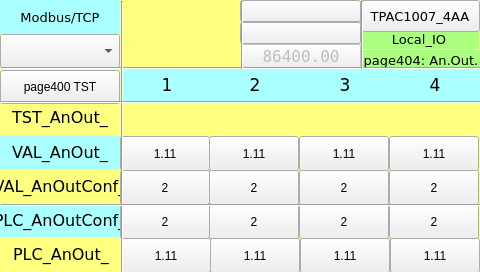
<?xml version="1.0" encoding="UTF-8"?>
<ui version="4.0">
 <class>page404</class>
 <widget class="QWidget" name="page404">
  <property name="geometry">
   <rect>
    <x>0</x>
    <y>0</y>
    <width>480</width>
    <height>272</height>
   </rect>
  </property>
  <property name="minimumSize">
   <size>
    <width>480</width>
    <height>272</height>
   </size>
  </property>
  <property name="maximumSize">
   <size>
    <width>480</width>
    <height>272</height>
   </size>
  </property>
  <property name="windowTitle">
   <string>page404</string>
  </property>
  <property name="styleSheet">
   <string notr="true">QWidget#page404
{
background-color: rgb(255, 255, 127);
}</string>
  </property>
  <widget class="QLabel" name="label_Page">
   <property name="geometry">
    <rect>
     <x>361</x>
     <y>50</y>
     <width>120</width>
     <height>20</height>
    </rect>
   </property>
   <property name="font">
    <font>
     <family>DejaVu Sans</family>
     <pointsize>10</pointsize>
    </font>
   </property>
   <property name="styleSheet">
    <string notr="true">background-color: rgb(170, 255, 127);</string>
   </property>
   <property name="text">
    <string>page404: An.Out.</string>
   </property>
   <property name="alignment">
    <set>Qt::AlignCenter</set>
   </property>
  </widget>
  <widget class="QLabel" name="label_18">
   <property name="geometry">
    <rect>
     <x>359</x>
     <y>29</y>
     <width>120</width>
     <height>20</height>
    </rect>
   </property>
   <property name="font">
    <font>
     <family>DejaVu Sans</family>
     <pointsize>10</pointsize>
    </font>
   </property>
   <property name="styleSheet">
    <string notr="true">background-color: rgb(170, 255, 127);</string>
   </property>
   <property name="text">
    <string>Local_IO</string>
   </property>
   <property name="alignment">
    <set>Qt::AlignCenter</set>
   </property>
  </widget>
  <widget class="Line" name="line_vt_2">
   <property name="geometry">
    <rect>
     <x>241</x>
     <y>1</y>
     <width>3</width>
     <height>68</height>
    </rect>
   </property>
   <property name="orientation">
    <enum>Qt::Vertical</enum>
   </property>
  </widget>
  <widget class="Line" name="line_hr_2">
   <property name="geometry">
    <rect>
     <x>1</x>
     <y>101</y>
     <width>481</width>
     <height>3</height>
    </rect>
   </property>
   <property name="orientation">
    <enum>Qt::Horizontal</enum>
   </property>
  </widget>
  <widget class="Line" name="line_hr_3">
   <property name="geometry">
    <rect>
     <x>1</x>
     <y>204</y>
     <width>481</width>
     <height>3</height>
    </rect>
   </property>
   <property name="orientation">
    <enum>Qt::Horizontal</enum>
   </property>
  </widget>
  <widget class="Line" name="line_hr_1">
   <property name="geometry">
    <rect>
     <x>1</x>
     <y>67</y>
     <width>481</width>
     <height>3</height>
    </rect>
   </property>
   <property name="orientation">
    <enum>Qt::Horizontal</enum>
   </property>
  </widget>
  <widget class="Line" name="line_vt_4">
   <property name="geometry">
    <rect>
     <x>361</x>
     <y>1</y>
     <width>3</width>
     <height>68</height>
    </rect>
   </property>
   <property name="orientation">
    <enum>Qt::Vertical</enum>
   </property>
  </widget>
  <widget class="ATCMdate" name="atcmDate">
   <property name="geometry">
    <rect>
     <x>240</x>
     <y>0</y>
     <width>121</width>
     <height>22</height>
    </rect>
   </property>
   <property name="font">
    <font>
     <family>DejaVu Sans Mono</family>
    </font>
   </property>
   <property name="toolTip">
    <string>ATCM QDate</string>
   </property>
   <property name="whatsThis">
    <string>ATCMdate widget</string>
   </property>
   <property name="bgColor">
    <color>
     <red>170</red>
     <green>255</green>
     <blue>127</blue>
    </color>
   </property>
   <property name="borderWidth">
    <number>0</number>
   </property>
   <property name="borderRadius">
    <number>0</number>
   </property>
   <property name="format">
    <enum>ATCMdate::YYYY_MM_DD</enum>
   </property>
  </widget>
  <widget class="ATCMbutton" name="atcmButton_5">
   <property name="geometry">
    <rect>
     <x>360</x>
     <y>0</y>
     <width>120</width>
     <height>32</height>
    </rect>
   </property>
   <property name="font">
    <font>
     <family>DejaVu Sans</family>
     <pointsize>10</pointsize>
     <weight>50</weight>
     <bold>false</bold>
    </font>
   </property>
   <property name="toolTip">
    <string/>
   </property>
   <property name="whatsThis">
    <string>ATCMbutton widget</string>
   </property>
   <property name="pageName">
    <string>menu</string>
   </property>
   <property name="statusvar">
    <string/>
   </property>
   <property name="viewStatus">
    <bool>false</bool>
   </property>
   <property name="refresh">
    <number>200</number>
   </property>
   <property name="visibilityVar">
    <string/>
   </property>
   <property name="bgColor">
    <color>
     <red>85</red>
     <green>255</green>
     <blue>255</blue>
    </color>
   </property>
   <property name="borderColor">
    <color>
     <red>220</red>
     <green>220</green>
     <blue>220</blue>
    </color>
   </property>
   <property name="text">
    <string>TPAC1007_4AA</string>
   </property>
   <property name="pressText">
    <string>TPAC1007_4AA</string>
   </property>
   <property name="borderWidth">
    <number>2</number>
   </property>
   <property name="borderRadius">
    <number>0</number>
   </property>
   <property name="apparence">
    <enum>QFrame::Raised</enum>
   </property>
  </widget>
  <widget class="Line" name="line_vt_1">
   <property name="geometry">
    <rect>
     <x>121</x>
     <y>1</y>
     <width>3</width>
     <height>272</height>
    </rect>
   </property>
   <property name="orientation">
    <enum>Qt::Vertical</enum>
   </property>
  </widget>
  <widget class="ATCMtime" name="atcmTime_2">
   <property name="geometry">
    <rect>
     <x>240</x>
     <y>22</y>
     <width>121</width>
     <height>22</height>
    </rect>
   </property>
   <property name="font">
    <font>
     <family>DejaVu Sans Mono</family>
    </font>
   </property>
   <property name="toolTip">
    <string>ATCM QTime</string>
   </property>
   <property name="whatsThis">
    <string>ATCMtime widget</string>
   </property>
   <property name="bgColor">
    <color>
     <red>170</red>
     <green>255</green>
     <blue>127</blue>
    </color>
   </property>
   <property name="borderWidth">
    <number>0</number>
   </property>
   <property name="borderRadius">
    <number>0</number>
   </property>
  </widget>
  <widget class="ATCMlabel" name="atcmLabelAnInConf_5">
   <property name="geometry">
    <rect>
     <x>120</x>
     <y>204</y>
     <width>90</width>
     <height>35</height>
    </rect>
   </property>
   <property name="text">
    <string>2</string>
   </property>
   <property name="toolTip">
    <string>PLC_AnOutConf_1</string>
   </property>
   <property name="whatsThis">
    <string>ATCMlabel widget</string>
   </property>
   <property name="variable">
    <string>PLC_AnOutConf_1</string>
   </property>
   <property name="refresh">
    <number>500</number>
   </property>
   <property name="max">
    <string>0</string>
   </property>
   <property name="min">
    <string>0</string>
   </property>
   <property name="viewStatus">
    <bool>false</bool>
   </property>
   <property name="visibilityVar">
    <string>TST_AnOut_1</string>
   </property>
   <property name="bgColor">
    <color>
     <red>170</red>
     <green>255</green>
     <blue>255</blue>
    </color>
   </property>
   <property name="fontColor">
    <color>
     <red>0</red>
     <green>0</green>
     <blue>0</blue>
    </color>
   </property>
   <property name="borderWidth">
    <number>1</number>
   </property>
   <property name="borderRadius">
    <number>0</number>
   </property>
  </widget>
  <widget class="ATCMlabel" name="atcmLabelAnInConf_2">
   <property name="geometry">
    <rect>
     <x>209</x>
     <y>170</y>
     <width>90</width>
     <height>35</height>
    </rect>
   </property>
   <property name="text">
    <string>2</string>
   </property>
   <property name="toolTip">
    <string>VAL_AnOutConf_2</string>
   </property>
   <property name="whatsThis">
    <string>ATCMlabel widget</string>
   </property>
   <property name="variable">
    <string>VAL_AnOutConf_2</string>
   </property>
   <property name="refresh">
    <number>500</number>
   </property>
   <property name="max">
    <string>0</string>
   </property>
   <property name="min">
    <string>0</string>
   </property>
   <property name="viewStatus">
    <bool>false</bool>
   </property>
   <property name="visibilityVar">
    <string>TST_AnOut_2</string>
   </property>
   <property name="bgColor">
    <color>
     <red>255</red>
     <green>255</green>
     <blue>127</blue>
    </color>
   </property>
   <property name="fontColor">
    <color>
     <red>0</red>
     <green>0</green>
     <blue>0</blue>
    </color>
   </property>
   <property name="borderWidth">
    <number>1</number>
   </property>
   <property name="borderRadius">
    <number>0</number>
   </property>
  </widget>
  <widget class="ATCMlabel" name="atcmLabelAnInConf_1">
   <property name="geometry">
    <rect>
     <x>120</x>
     <y>170</y>
     <width>90</width>
     <height>35</height>
    </rect>
   </property>
   <property name="text">
    <string>2</string>
   </property>
   <property name="toolTip">
    <string>VAL_AnOutConf_1</string>
   </property>
   <property name="whatsThis">
    <string>ATCMlabel widget</string>
   </property>
   <property name="variable">
    <string>VAL_AnOutConf_1</string>
   </property>
   <property name="refresh">
    <number>500</number>
   </property>
   <property name="max">
    <string>0</string>
   </property>
   <property name="min">
    <string>0</string>
   </property>
   <property name="viewStatus">
    <bool>false</bool>
   </property>
   <property name="visibilityVar">
    <string>TST_AnOut_1</string>
   </property>
   <property name="bgColor">
    <color>
     <red>255</red>
     <green>255</green>
     <blue>127</blue>
    </color>
   </property>
   <property name="fontColor">
    <color>
     <red>0</red>
     <green>0</green>
     <blue>0</blue>
    </color>
   </property>
   <property name="borderWidth">
    <number>1</number>
   </property>
   <property name="borderRadius">
    <number>0</number>
   </property>
  </widget>
  <widget class="QLabel" name="label_PLC_AnIn_17">
   <property name="geometry">
    <rect>
     <x>0</x>
     <y>170</y>
     <width>120</width>
     <height>33</height>
    </rect>
   </property>
   <property name="font">
    <font>
     <family>DejaVu Sans</family>
     <pointsize>12</pointsize>
    </font>
   </property>
   <property name="styleSheet">
    <string notr="true">background-color: rgb(255, 255, 127);</string>
   </property>
   <property name="text">
    <string>VAL_AnOutConf_</string>
   </property>
   <property name="alignment">
    <set>Qt::AlignCenter</set>
   </property>
  </widget>
  <widget class="QLabel" name="label_PLC_AnIn_13">
   <property name="geometry">
    <rect>
     <x>0</x>
     <y>101</y>
     <width>120</width>
     <height>33</height>
    </rect>
   </property>
   <property name="font">
    <font>
     <family>DejaVu Sans</family>
     <pointsize>12</pointsize>
    </font>
   </property>
   <property name="styleSheet">
    <string notr="true">background-color: rgb(255, 255, 127);</string>
   </property>
   <property name="text">
    <string>TST_AnOut_</string>
   </property>
   <property name="alignment">
    <set>Qt::AlignCenter</set>
   </property>
  </widget>
  <widget class="ATCMlabel" name="atcmLabelAnIn_5">
   <property name="geometry">
    <rect>
     <x>210</x>
     <y>238</y>
     <width>90</width>
     <height>35</height>
    </rect>
   </property>
   <property name="text">
    <string>1.11</string>
   </property>
   <property name="toolTip">
    <string>PLC_AnOut_2</string>
   </property>
   <property name="whatsThis">
    <string>ATCMlabel widget</string>
   </property>
   <property name="variable">
    <string>PLC_AnOut_2</string>
   </property>
   <property name="refresh">
    <number>500</number>
   </property>
   <property name="max">
    <string>0</string>
   </property>
   <property name="min">
    <string>0</string>
   </property>
   <property name="viewStatus">
    <bool>false</bool>
   </property>
   <property name="visibilityVar">
    <string>TST_AnOut_2</string>
   </property>
   <property name="bgColor">
    <color>
     <red>255</red>
     <green>255</green>
     <blue>127</blue>
    </color>
   </property>
   <property name="fontColor">
    <color>
     <red>0</red>
     <green>0</green>
     <blue>0</blue>
    </color>
   </property>
   <property name="borderWidth">
    <number>1</number>
   </property>
   <property name="borderRadius">
    <number>0</number>
   </property>
  </widget>
  <widget class="QLabel" name="label_PLC_AnIn_1">
   <property name="geometry">
    <rect>
     <x>122</x>
     <y>68</y>
     <width>90</width>
     <height>34</height>
    </rect>
   </property>
   <property name="font">
    <font>
     <family>DejaVu Sans</family>
     <pointsize>13</pointsize>
    </font>
   </property>
   <property name="styleSheet">
    <string notr="true">background-color: rgb(170, 255, 255);</string>
   </property>
   <property name="text">
    <string>1</string>
   </property>
   <property name="alignment">
    <set>Qt::AlignCenter</set>
   </property>
  </widget>
  <widget class="QLabel" name="label_PLC_AnIn_2">
   <property name="geometry">
    <rect>
     <x>210</x>
     <y>68</y>
     <width>90</width>
     <height>34</height>
    </rect>
   </property>
   <property name="font">
    <font>
     <family>DejaVu Sans</family>
     <pointsize>13</pointsize>
    </font>
   </property>
   <property name="styleSheet">
    <string notr="true">background-color: rgb(170, 255, 255);</string>
   </property>
   <property name="text">
    <string>2</string>
   </property>
   <property name="alignment">
    <set>Qt::AlignCenter</set>
   </property>
  </widget>
  <widget class="QLabel" name="label_PLC_AnIn_14">
   <property name="geometry">
    <rect>
     <x>0</x>
     <y>204</y>
     <width>120</width>
     <height>33</height>
    </rect>
   </property>
   <property name="font">
    <font>
     <family>DejaVu Sans</family>
     <pointsize>12</pointsize>
    </font>
   </property>
   <property name="styleSheet">
    <string notr="true">background-color: rgb(170, 255, 255);</string>
   </property>
   <property name="text">
    <string>PLC_AnOutConf_</string>
   </property>
   <property name="alignment">
    <set>Qt::AlignCenter</set>
   </property>
  </widget>
  <widget class="ATCMlabel" name="atcmLabelAnIn_6">
   <property name="geometry">
    <rect>
     <x>121</x>
     <y>238</y>
     <width>90</width>
     <height>35</height>
    </rect>
   </property>
   <property name="text">
    <string>1.11</string>
   </property>
   <property name="toolTip">
    <string>PLC_AnOut_1</string>
   </property>
   <property name="whatsThis">
    <string>ATCMlabel widget</string>
   </property>
   <property name="variable">
    <string>PLC_AnOut_1</string>
   </property>
   <property name="refresh">
    <number>500</number>
   </property>
   <property name="max">
    <string>0</string>
   </property>
   <property name="min">
    <string>0</string>
   </property>
   <property name="viewStatus">
    <bool>false</bool>
   </property>
   <property name="visibilityVar">
    <string>TST_AnOut_1</string>
   </property>
   <property name="bgColor">
    <color>
     <red>255</red>
     <green>255</green>
     <blue>127</blue>
    </color>
   </property>
   <property name="fontColor">
    <color>
     <red>0</red>
     <green>0</green>
     <blue>0</blue>
    </color>
   </property>
   <property name="borderWidth">
    <number>1</number>
   </property>
   <property name="borderRadius">
    <number>0</number>
   </property>
  </widget>
  <widget class="ATCMled" name="atcmLed_PLC_AnIn_1">
   <property name="geometry">
    <rect>
     <x>118</x>
     <y>102</y>
     <width>90</width>
     <height>34</height>
    </rect>
   </property>
   <property name="toolTip">
    <string>TST_AnOut_1</string>
   </property>
   <property name="whatsThis">
    <string>ATCMled widget</string>
   </property>
   <property name="variable">
    <string>TST_AnOut_1</string>
   </property>
   <property name="refresh">
    <number>500</number>
   </property>
   <property name="viewStatus">
    <bool>false</bool>
   </property>
   <property name="visibilityVar">
    <string/>
   </property>
   <property name="onIcon">
    <iconset>
     <normaloff>:/on.png</normaloff>:/on.png</iconset>
   </property>
   <property name="offIcon">
    <iconset>
     <normaloff>:/off.png</normaloff>:/off.png</iconset>
   </property>
  </widget>
  <widget class="QLabel" name="label_PLC_AnIn_16">
   <property name="geometry">
    <rect>
     <x>1</x>
     <y>238</y>
     <width>120</width>
     <height>33</height>
    </rect>
   </property>
   <property name="font">
    <font>
     <family>DejaVu Sans</family>
     <pointsize>12</pointsize>
    </font>
   </property>
   <property name="styleSheet">
    <string notr="true">background-color: rgb(255, 255, 127);</string>
   </property>
   <property name="text">
    <string>PLC_AnOut_</string>
   </property>
   <property name="alignment">
    <set>Qt::AlignCenter</set>
   </property>
  </widget>
  <widget class="ATCMled" name="atcmLed_PLC_AnIn_2">
   <property name="geometry">
    <rect>
     <x>209</x>
     <y>102</y>
     <width>90</width>
     <height>34</height>
    </rect>
   </property>
   <property name="toolTip">
    <string>TST_AnOut_2</string>
   </property>
   <property name="whatsThis">
    <string>ATCMled widget</string>
   </property>
   <property name="variable">
    <string>TST_AnOut_2</string>
   </property>
   <property name="refresh">
    <number>500</number>
   </property>
   <property name="viewStatus">
    <bool>false</bool>
   </property>
   <property name="visibilityVar">
    <string/>
   </property>
   <property name="onIcon">
    <iconset>
     <normaloff>:/on.png</normaloff>:/on.png</iconset>
   </property>
   <property name="offIcon">
    <iconset>
     <normaloff>:/off.png</normaloff>:/off.png</iconset>
   </property>
  </widget>
  <widget class="ATCMlabel" name="atcmLabelAnInConf_7">
   <property name="geometry">
    <rect>
     <x>209</x>
     <y>204</y>
     <width>90</width>
     <height>35</height>
    </rect>
   </property>
   <property name="text">
    <string>2</string>
   </property>
   <property name="toolTip">
    <string>PLC_AnOutConf_2</string>
   </property>
   <property name="whatsThis">
    <string>ATCMlabel widget</string>
   </property>
   <property name="variable">
    <string>PLC_AnOutConf_2</string>
   </property>
   <property name="refresh">
    <number>500</number>
   </property>
   <property name="max">
    <string>0</string>
   </property>
   <property name="min">
    <string>0</string>
   </property>
   <property name="viewStatus">
    <bool>false</bool>
   </property>
   <property name="visibilityVar">
    <string>TST_AnOut_2</string>
   </property>
   <property name="bgColor">
    <color>
     <red>170</red>
     <green>255</green>
     <blue>255</blue>
    </color>
   </property>
   <property name="fontColor">
    <color>
     <red>0</red>
     <green>0</green>
     <blue>0</blue>
    </color>
   </property>
   <property name="borderWidth">
    <number>1</number>
   </property>
   <property name="borderRadius">
    <number>0</number>
   </property>
  </widget>
  <widget class="QLabel" name="label_PLC_AnIn_3">
   <property name="geometry">
    <rect>
     <x>300</x>
     <y>68</y>
     <width>90</width>
     <height>34</height>
    </rect>
   </property>
   <property name="font">
    <font>
     <family>DejaVu Sans</family>
     <pointsize>13</pointsize>
    </font>
   </property>
   <property name="styleSheet">
    <string notr="true">background-color: rgb(170, 255, 255);</string>
   </property>
   <property name="text">
    <string>3</string>
   </property>
   <property name="alignment">
    <set>Qt::AlignCenter</set>
   </property>
  </widget>
  <widget class="ATCMled" name="atcmLed_PLC_AnIn_3">
   <property name="geometry">
    <rect>
     <x>299</x>
     <y>102</y>
     <width>90</width>
     <height>34</height>
    </rect>
   </property>
   <property name="toolTip">
    <string>TST_AnOut_3</string>
   </property>
   <property name="whatsThis">
    <string>ATCMled widget</string>
   </property>
   <property name="variable">
    <string>TST_AnOut_3</string>
   </property>
   <property name="refresh">
    <number>500</number>
   </property>
   <property name="viewStatus">
    <bool>false</bool>
   </property>
   <property name="visibilityVar">
    <string/>
   </property>
   <property name="onIcon">
    <iconset>
     <normaloff>:/on.png</normaloff>:/on.png</iconset>
   </property>
   <property name="offIcon">
    <iconset>
     <normaloff>:/off.png</normaloff>:/off.png</iconset>
   </property>
  </widget>
  <widget class="ATCMlabel" name="atcmLabelAnInConf_8">
   <property name="geometry">
    <rect>
     <x>299</x>
     <y>204</y>
     <width>90</width>
     <height>35</height>
    </rect>
   </property>
   <property name="text">
    <string>2</string>
   </property>
   <property name="toolTip">
    <string>PLC_AnOutConf_3</string>
   </property>
   <property name="whatsThis">
    <string>ATCMlabel widget</string>
   </property>
   <property name="variable">
    <string>PLC_AnOutConf_3</string>
   </property>
   <property name="refresh">
    <number>500</number>
   </property>
   <property name="max">
    <string>0</string>
   </property>
   <property name="min">
    <string>0</string>
   </property>
   <property name="viewStatus">
    <bool>false</bool>
   </property>
   <property name="visibilityVar">
    <string>TST_AnOut_3</string>
   </property>
   <property name="bgColor">
    <color>
     <red>170</red>
     <green>255</green>
     <blue>255</blue>
    </color>
   </property>
   <property name="fontColor">
    <color>
     <red>0</red>
     <green>0</green>
     <blue>0</blue>
    </color>
   </property>
   <property name="borderWidth">
    <number>1</number>
   </property>
   <property name="borderRadius">
    <number>0</number>
   </property>
  </widget>
  <widget class="ATCMlabel" name="atcmLabelAnIn_7">
   <property name="geometry">
    <rect>
     <x>300</x>
     <y>238</y>
     <width>90</width>
     <height>35</height>
    </rect>
   </property>
   <property name="text">
    <string>1.11</string>
   </property>
   <property name="toolTip">
    <string>PLC_AnOut_3</string>
   </property>
   <property name="whatsThis">
    <string>ATCMlabel widget</string>
   </property>
   <property name="variable">
    <string>PLC_AnOut_3</string>
   </property>
   <property name="refresh">
    <number>500</number>
   </property>
   <property name="max">
    <string>0</string>
   </property>
   <property name="min">
    <string>0</string>
   </property>
   <property name="viewStatus">
    <bool>false</bool>
   </property>
   <property name="visibilityVar">
    <string>TST_AnOut_3</string>
   </property>
   <property name="bgColor">
    <color>
     <red>255</red>
     <green>255</green>
     <blue>127</blue>
    </color>
   </property>
   <property name="fontColor">
    <color>
     <red>0</red>
     <green>0</green>
     <blue>0</blue>
    </color>
   </property>
   <property name="borderWidth">
    <number>1</number>
   </property>
   <property name="borderRadius">
    <number>0</number>
   </property>
  </widget>
  <widget class="ATCMlabel" name="atcmLabelAnInConf_3">
   <property name="geometry">
    <rect>
     <x>299</x>
     <y>170</y>
     <width>90</width>
     <height>35</height>
    </rect>
   </property>
   <property name="text">
    <string>2</string>
   </property>
   <property name="toolTip">
    <string>VAL_AnOutConf_3</string>
   </property>
   <property name="whatsThis">
    <string>ATCMlabel widget</string>
   </property>
   <property name="variable">
    <string>VAL_AnOutConf_3</string>
   </property>
   <property name="refresh">
    <number>500</number>
   </property>
   <property name="max">
    <string>0</string>
   </property>
   <property name="min">
    <string>0</string>
   </property>
   <property name="viewStatus">
    <bool>false</bool>
   </property>
   <property name="visibilityVar">
    <string>TST_AnOut_3</string>
   </property>
   <property name="bgColor">
    <color>
     <red>255</red>
     <green>255</green>
     <blue>127</blue>
    </color>
   </property>
   <property name="fontColor">
    <color>
     <red>0</red>
     <green>0</green>
     <blue>0</blue>
    </color>
   </property>
   <property name="borderWidth">
    <number>1</number>
   </property>
   <property name="borderRadius">
    <number>0</number>
   </property>
  </widget>
  <widget class="ATCMlabel" name="atcmLabelAnIn_8">
   <property name="geometry">
    <rect>
     <x>390</x>
     <y>238</y>
     <width>90</width>
     <height>35</height>
    </rect>
   </property>
   <property name="text">
    <string>1.11</string>
   </property>
   <property name="toolTip">
    <string>PLC_AnOut_4</string>
   </property>
   <property name="whatsThis">
    <string>ATCMlabel widget</string>
   </property>
   <property name="variable">
    <string>PLC_AnOut_4</string>
   </property>
   <property name="refresh">
    <number>500</number>
   </property>
   <property name="max">
    <string>0</string>
   </property>
   <property name="min">
    <string>0</string>
   </property>
   <property name="viewStatus">
    <bool>false</bool>
   </property>
   <property name="visibilityVar">
    <string>TST_AnOut_4</string>
   </property>
   <property name="bgColor">
    <color>
     <red>255</red>
     <green>255</green>
     <blue>127</blue>
    </color>
   </property>
   <property name="fontColor">
    <color>
     <red>0</red>
     <green>0</green>
     <blue>0</blue>
    </color>
   </property>
   <property name="borderWidth">
    <number>1</number>
   </property>
   <property name="borderRadius">
    <number>0</number>
   </property>
  </widget>
  <widget class="ATCMlabel" name="atcmLabelAnInConf_4">
   <property name="geometry">
    <rect>
     <x>389</x>
     <y>170</y>
     <width>90</width>
     <height>35</height>
    </rect>
   </property>
   <property name="text">
    <string>2</string>
   </property>
   <property name="toolTip">
    <string>VAL_AnOutConf_4</string>
   </property>
   <property name="whatsThis">
    <string>ATCMlabel widget</string>
   </property>
   <property name="variable">
    <string>VAL_AnOutConf_4</string>
   </property>
   <property name="refresh">
    <number>500</number>
   </property>
   <property name="max">
    <string>0</string>
   </property>
   <property name="min">
    <string>0</string>
   </property>
   <property name="viewStatus">
    <bool>false</bool>
   </property>
   <property name="visibilityVar">
    <string>TST_AnOut_4</string>
   </property>
   <property name="bgColor">
    <color>
     <red>255</red>
     <green>255</green>
     <blue>127</blue>
    </color>
   </property>
   <property name="fontColor">
    <color>
     <red>0</red>
     <green>0</green>
     <blue>0</blue>
    </color>
   </property>
   <property name="borderWidth">
    <number>1</number>
   </property>
   <property name="borderRadius">
    <number>0</number>
   </property>
  </widget>
  <widget class="QLabel" name="label_PLC_AnIn_4">
   <property name="geometry">
    <rect>
     <x>390</x>
     <y>68</y>
     <width>90</width>
     <height>34</height>
    </rect>
   </property>
   <property name="font">
    <font>
     <family>DejaVu Sans</family>
     <pointsize>13</pointsize>
    </font>
   </property>
   <property name="styleSheet">
    <string notr="true">background-color: rgb(170, 255, 255);</string>
   </property>
   <property name="text">
    <string>4</string>
   </property>
   <property name="alignment">
    <set>Qt::AlignCenter</set>
   </property>
  </widget>
  <widget class="ATCMled" name="atcmLed_PLC_AnIn_4">
   <property name="geometry">
    <rect>
     <x>389</x>
     <y>102</y>
     <width>90</width>
     <height>34</height>
    </rect>
   </property>
   <property name="toolTip">
    <string>TST_AnOut_4</string>
   </property>
   <property name="whatsThis">
    <string>ATCMled widget</string>
   </property>
   <property name="variable">
    <string>TST_AnOut_4</string>
   </property>
   <property name="refresh">
    <number>500</number>
   </property>
   <property name="viewStatus">
    <bool>false</bool>
   </property>
   <property name="visibilityVar">
    <string/>
   </property>
   <property name="onIcon">
    <iconset>
     <normaloff>:/on.png</normaloff>:/on.png</iconset>
   </property>
   <property name="offIcon">
    <iconset>
     <normaloff>:/off.png</normaloff>:/off.png</iconset>
   </property>
  </widget>
  <widget class="ATCMlabel" name="atcmLabelAnInConf_9">
   <property name="geometry">
    <rect>
     <x>389</x>
     <y>204</y>
     <width>90</width>
     <height>35</height>
    </rect>
   </property>
   <property name="text">
    <string>2</string>
   </property>
   <property name="toolTip">
    <string>PLC_AnOutConf_4</string>
   </property>
   <property name="whatsThis">
    <string>ATCMlabel widget</string>
   </property>
   <property name="variable">
    <string>PLC_AnOutConf_4</string>
   </property>
   <property name="refresh">
    <number>500</number>
   </property>
   <property name="max">
    <string>0</string>
   </property>
   <property name="min">
    <string>0</string>
   </property>
   <property name="viewStatus">
    <bool>false</bool>
   </property>
   <property name="visibilityVar">
    <string>TST_AnOut_4</string>
   </property>
   <property name="bgColor">
    <color>
     <red>170</red>
     <green>255</green>
     <blue>255</blue>
    </color>
   </property>
   <property name="fontColor">
    <color>
     <red>0</red>
     <green>0</green>
     <blue>0</blue>
    </color>
   </property>
   <property name="borderWidth">
    <number>1</number>
   </property>
   <property name="borderRadius">
    <number>0</number>
   </property>
  </widget>
  <widget class="ATCMlabel" name="atcmLabelAnIn_9">
   <property name="geometry">
    <rect>
     <x>209</x>
     <y>136</y>
     <width>90</width>
     <height>35</height>
    </rect>
   </property>
   <property name="text">
    <string>1.11</string>
   </property>
   <property name="toolTip">
    <string>VAL_AnOut_2</string>
   </property>
   <property name="whatsThis">
    <string>ATCMlabel widget</string>
   </property>
   <property name="variable">
    <string>VAL_AnOut_2</string>
   </property>
   <property name="refresh">
    <number>500</number>
   </property>
   <property name="max">
    <string>0</string>
   </property>
   <property name="min">
    <string>0</string>
   </property>
   <property name="viewStatus">
    <bool>false</bool>
   </property>
   <property name="visibilityVar">
    <string>TST_AnOut_2</string>
   </property>
   <property name="bgColor">
    <color>
     <red>170</red>
     <green>255</green>
     <blue>255</blue>
    </color>
   </property>
   <property name="fontColor">
    <color>
     <red>0</red>
     <green>0</green>
     <blue>0</blue>
    </color>
   </property>
   <property name="borderWidth">
    <number>1</number>
   </property>
   <property name="borderRadius">
    <number>0</number>
   </property>
  </widget>
  <widget class="QLabel" name="label_PLC_AnIn_18">
   <property name="geometry">
    <rect>
     <x>0</x>
     <y>136</y>
     <width>120</width>
     <height>33</height>
    </rect>
   </property>
   <property name="font">
    <font>
     <family>DejaVu Sans</family>
     <pointsize>12</pointsize>
    </font>
   </property>
   <property name="styleSheet">
    <string notr="true">background-color: rgb(170, 255, 255);</string>
   </property>
   <property name="text">
    <string>VAL_AnOut_</string>
   </property>
   <property name="alignment">
    <set>Qt::AlignCenter</set>
   </property>
  </widget>
  <widget class="ATCMlabel" name="atcmLabelAnIn_10">
   <property name="geometry">
    <rect>
     <x>120</x>
     <y>136</y>
     <width>90</width>
     <height>35</height>
    </rect>
   </property>
   <property name="text">
    <string>1.11</string>
   </property>
   <property name="toolTip">
    <string>VAL_AnOut_1</string>
   </property>
   <property name="whatsThis">
    <string>ATCMlabel widget</string>
   </property>
   <property name="variable">
    <string>VAL_AnOut_1</string>
   </property>
   <property name="refresh">
    <number>500</number>
   </property>
   <property name="max">
    <string>0</string>
   </property>
   <property name="min">
    <string>0</string>
   </property>
   <property name="viewStatus">
    <bool>false</bool>
   </property>
   <property name="visibilityVar">
    <string>TST_AnOut_1</string>
   </property>
   <property name="bgColor">
    <color>
     <red>170</red>
     <green>255</green>
     <blue>255</blue>
    </color>
   </property>
   <property name="fontColor">
    <color>
     <red>0</red>
     <green>0</green>
     <blue>0</blue>
    </color>
   </property>
   <property name="borderWidth">
    <number>1</number>
   </property>
   <property name="borderRadius">
    <number>0</number>
   </property>
  </widget>
  <widget class="ATCMlabel" name="atcmLabelAnIn_11">
   <property name="geometry">
    <rect>
     <x>299</x>
     <y>136</y>
     <width>90</width>
     <height>35</height>
    </rect>
   </property>
   <property name="text">
    <string>1.11</string>
   </property>
   <property name="toolTip">
    <string>VAL_AnOut_3</string>
   </property>
   <property name="whatsThis">
    <string>ATCMlabel widget</string>
   </property>
   <property name="variable">
    <string>VAL_AnOut_3</string>
   </property>
   <property name="refresh">
    <number>500</number>
   </property>
   <property name="max">
    <string>0</string>
   </property>
   <property name="min">
    <string>0</string>
   </property>
   <property name="viewStatus">
    <bool>false</bool>
   </property>
   <property name="visibilityVar">
    <string>TST_AnOut_3</string>
   </property>
   <property name="bgColor">
    <color>
     <red>170</red>
     <green>255</green>
     <blue>255</blue>
    </color>
   </property>
   <property name="fontColor">
    <color>
     <red>0</red>
     <green>0</green>
     <blue>0</blue>
    </color>
   </property>
   <property name="borderWidth">
    <number>1</number>
   </property>
   <property name="borderRadius">
    <number>0</number>
   </property>
  </widget>
  <widget class="ATCMlabel" name="atcmLabelAnIn_12">
   <property name="geometry">
    <rect>
     <x>389</x>
     <y>136</y>
     <width>90</width>
     <height>35</height>
    </rect>
   </property>
   <property name="text">
    <string>1.11</string>
   </property>
   <property name="toolTip">
    <string>VAL_AnOut_4</string>
   </property>
   <property name="whatsThis">
    <string>ATCMlabel widget</string>
   </property>
   <property name="variable">
    <string>VAL_AnOut_4</string>
   </property>
   <property name="refresh">
    <number>500</number>
   </property>
   <property name="max">
    <string>0</string>
   </property>
   <property name="min">
    <string>0</string>
   </property>
   <property name="viewStatus">
    <bool>false</bool>
   </property>
   <property name="visibilityVar">
    <string>TST_AnOut_4</string>
   </property>
   <property name="bgColor">
    <color>
     <red>170</red>
     <green>255</green>
     <blue>255</blue>
    </color>
   </property>
   <property name="fontColor">
    <color>
     <red>0</red>
     <green>0</green>
     <blue>0</blue>
    </color>
   </property>
   <property name="borderWidth">
    <number>1</number>
   </property>
   <property name="borderRadius">
    <number>0</number>
   </property>
  </widget>
  <widget class="ATCMbutton" name="atcmButton_page402_2">
   <property name="geometry">
    <rect>
     <x>0</x>
     <y>70</y>
     <width>120</width>
     <height>34</height>
    </rect>
   </property>
   <property name="toolTip">
    <string/>
   </property>
   <property name="whatsThis">
    <string>ATCMbutton widget</string>
   </property>
   <property name="pageName">
    <string>page400</string>
   </property>
   <property name="statusvar">
    <string/>
   </property>
   <property name="viewStatus">
    <bool>false</bool>
   </property>
   <property name="visibilityVar">
    <string/>
   </property>
   <property name="bgColor">
    <color>
     <red>170</red>
     <green>255</green>
     <blue>255</blue>
    </color>
   </property>
   <property name="text">
    <string>page400 TST</string>
   </property>
   <property name="pressText">
    <string>page400 TST</string>
   </property>
   <property name="borderWidth">
    <number>0</number>
   </property>
   <property name="borderRadius">
    <number>0</number>
   </property>
   <property name="apparence">
    <enum>QFrame::Raised</enum>
   </property>
  </widget>
  <widget class="ATCMlabel" name="atcmLabel_PLC_time">
   <property name="enabled">
    <bool>false</bool>
   </property>
   <property name="geometry">
    <rect>
     <x>241</x>
     <y>44</y>
     <width>120</width>
     <height>25</height>
    </rect>
   </property>
   <property name="font">
    <font>
     <family>DejaVu Sans Mono</family>
     <pointsize>12</pointsize>
    </font>
   </property>
   <property name="text">
    <string>86400.00</string>
   </property>
   <property name="toolTip">
    <string>PLC_time</string>
   </property>
   <property name="whatsThis">
    <string>ATCMlabel widget</string>
   </property>
   <property name="variable">
    <string>PLC_time</string>
   </property>
   <property name="refresh">
    <number>500</number>
   </property>
   <property name="max">
    <string>0</string>
   </property>
   <property name="min">
    <string>0</string>
   </property>
   <property name="viewStatus">
    <bool>false</bool>
   </property>
   <property name="visibilityVar">
    <string/>
   </property>
   <property name="bgColor">
    <color>
     <red>170</red>
     <green>255</green>
     <blue>127</blue>
    </color>
   </property>
   <property name="fontColor">
    <color>
     <red>0</red>
     <green>0</green>
     <blue>0</blue>
    </color>
   </property>
   <property name="borderWidth">
    <number>0</number>
   </property>
   <property name="borderRadius">
    <number>0</number>
   </property>
  </widget>
  <widget class="ATCMcombobox" name="atcmComboBox">
   <property name="geometry">
    <rect>
     <x>0</x>
     <y>34</y>
     <width>120</width>
     <height>34</height>
    </rect>
   </property>
   <property name="font">
    <font>
     <family>DejaVu Sans</family>
     <pointsize>10</pointsize>
    </font>
   </property>
   <property name="toolTip">
    <string>TEST_COMMAND</string>
   </property>
   <property name="whatsThis">
    <string>ATCMcombobox widget</string>
   </property>
   <property name="variable">
    <string>TEST_COMMAND</string>
   </property>
   <property name="refresh">
    <number>500</number>
   </property>
   <property name="viewStatus">
    <bool>false</bool>
   </property>
   <property name="writeAcknowledge">
    <bool>false</bool>
   </property>
   <property name="visibilityVar">
    <string/>
   </property>
   <property name="bgColor">
    <color>
     <red>170</red>
     <green>255</green>
     <blue>127</blue>
    </color>
   </property>
   <property name="borderWidth">
    <number>0</number>
   </property>
   <property name="borderRadius">
    <number>0</number>
   </property>
   <property name="mapping">
    <string>0;LOCAL;216;REMOTE;42;DONE</string>
   </property>
  </widget>
  <widget class="QLabel" name="label_Start_3">
   <property name="geometry">
    <rect>
     <x>0</x>
     <y>0</y>
     <width>120</width>
     <height>34</height>
    </rect>
   </property>
   <property name="font">
    <font>
     <family>DejaVu Sans</family>
     <pointsize>10</pointsize>
    </font>
   </property>
   <property name="styleSheet">
    <string notr="true">background-color: rgb(170, 255, 255);</string>
   </property>
   <property name="text">
    <string>Modbus/TCP</string>
   </property>
   <property name="alignment">
    <set>Qt::AlignCenter</set>
   </property>
  </widget>
  <widget class="ATCManimation" name="atcmAnimation_TEST_STATUS">
   <property name="geometry">
    <rect>
     <x>120</x>
     <y>0</y>
     <width>120</width>
     <height>68</height>
    </rect>
   </property>
   <property name="toolTip">
    <string>TEST_STATUS</string>
   </property>
   <property name="whatsThis">
    <string>ATCManimation widget</string>
   </property>
   <property name="mapping">
    <string>0;:/icons/my_img/local.png;216;:/icons/my_img/remote.png;42;:/icons/my_img/done.png</string>
   </property>
   <property name="variable">
    <string>TEST_STATUS</string>
   </property>
   <property name="refresh">
    <number>500</number>
   </property>
   <property name="viewStatus">
    <bool>false</bool>
   </property>
   <property name="visibilityVar">
    <string/>
   </property>
  </widget>
  <zorder>label_Page</zorder>
  <zorder>label_18</zorder>
  <zorder>atcmDate</zorder>
  <zorder>atcmButton_5</zorder>
  <zorder>atcmTime_2</zorder>
  <zorder>atcmLabelAnInConf_5</zorder>
  <zorder>atcmLabelAnInConf_2</zorder>
  <zorder>atcmLabelAnInConf_1</zorder>
  <zorder>atcmLabelAnIn_5</zorder>
  <zorder>label_PLC_AnIn_1</zorder>
  <zorder>label_PLC_AnIn_2</zorder>
  <zorder>atcmLabelAnIn_6</zorder>
  <zorder>atcmLed_PLC_AnIn_1</zorder>
  <zorder>atcmLed_PLC_AnIn_2</zorder>
  <zorder>atcmLabelAnInConf_7</zorder>
  <zorder>label_PLC_AnIn_14</zorder>
  <zorder>label_PLC_AnIn_13</zorder>
  <zorder>label_PLC_AnIn_16</zorder>
  <zorder>label_PLC_AnIn_17</zorder>
  <zorder>label_PLC_AnIn_3</zorder>
  <zorder>atcmLed_PLC_AnIn_3</zorder>
  <zorder>atcmLabelAnInConf_8</zorder>
  <zorder>atcmLabelAnIn_7</zorder>
  <zorder>atcmLabelAnInConf_3</zorder>
  <zorder>atcmLabelAnIn_8</zorder>
  <zorder>atcmLabelAnInConf_4</zorder>
  <zorder>label_PLC_AnIn_4</zorder>
  <zorder>atcmLed_PLC_AnIn_4</zorder>
  <zorder>atcmLabelAnInConf_9</zorder>
  <zorder>atcmLabelAnIn_9</zorder>
  <zorder>label_PLC_AnIn_18</zorder>
  <zorder>atcmLabelAnIn_10</zorder>
  <zorder>atcmLabelAnIn_11</zorder>
  <zorder>atcmLabelAnIn_12</zorder>
  <zorder>atcmButton_page402_2</zorder>
  <zorder>atcmLabel_PLC_time</zorder>
  <zorder>atcmComboBox</zorder>
  <zorder>label_Start_3</zorder>
  <zorder>atcmAnimation_TEST_STATUS</zorder>
  <zorder>line_hr_1</zorder>
  <zorder>line_vt_1</zorder>
  <zorder>line_hr_2</zorder>
  <zorder>line_vt_4</zorder>
  <zorder>line_vt_2</zorder>
  <zorder>line_hr_3</zorder>
 </widget>
 <customwidgets>
  <customwidget>
   <class>ATCManimation</class>
   <extends>QLabel</extends>
   <header>atcmplugin.h</header>
  </customwidget>
  <customwidget>
   <class>ATCMbutton</class>
   <extends>QPushButton</extends>
   <header>atcmplugin.h</header>
  </customwidget>
  <customwidget>
   <class>ATCMcombobox</class>
   <extends>QComboBox</extends>
   <header>atcmplugin.h</header>
  </customwidget>
  <customwidget>
   <class>ATCMdate</class>
   <extends>QPushButton</extends>
   <header>atcmplugin.h</header>
  </customwidget>
  <customwidget>
   <class>ATCMlabel</class>
   <extends>QPushButton</extends>
   <header>atcmplugin.h</header>
  </customwidget>
  <customwidget>
   <class>ATCMled</class>
   <extends>QLabel</extends>
   <header>atcmplugin.h</header>
  </customwidget>
  <customwidget>
   <class>ATCMtime</class>
   <extends>QPushButton</extends>
   <header>atcmplugin.h</header>
  </customwidget>
 </customwidgets>
 <resources/>
 <connections>
  <connection>
   <sender>atcmButton_5</sender>
   <signal>newPage(const char*,bool)</signal>
   <receiver>page404</receiver>
   <slot>goto_page(const char*,bool)</slot>
   <hints>
    <hint type="sourcelabel">
     <x>20</x>
     <y>20</y>
    </hint>
    <hint type="destinationlabel">
     <x>20</x>
     <y>20</y>
    </hint>
   </hints>
  </connection>
  <connection>
   <sender>atcmButton_page402_2</sender>
   <signal>newPage(const char*,bool)</signal>
   <receiver>page404</receiver>
   <slot>goto_page(const char*,bool)</slot>
   <hints>
    <hint type="sourcelabel">
     <x>20</x>
     <y>20</y>
    </hint>
    <hint type="destinationlabel">
     <x>20</x>
     <y>20</y>
    </hint>
   </hints>
  </connection>
 </connections>
 <slots>
  <slot>goto_page(const char*,bool)</slot>
 </slots>
</ui>
